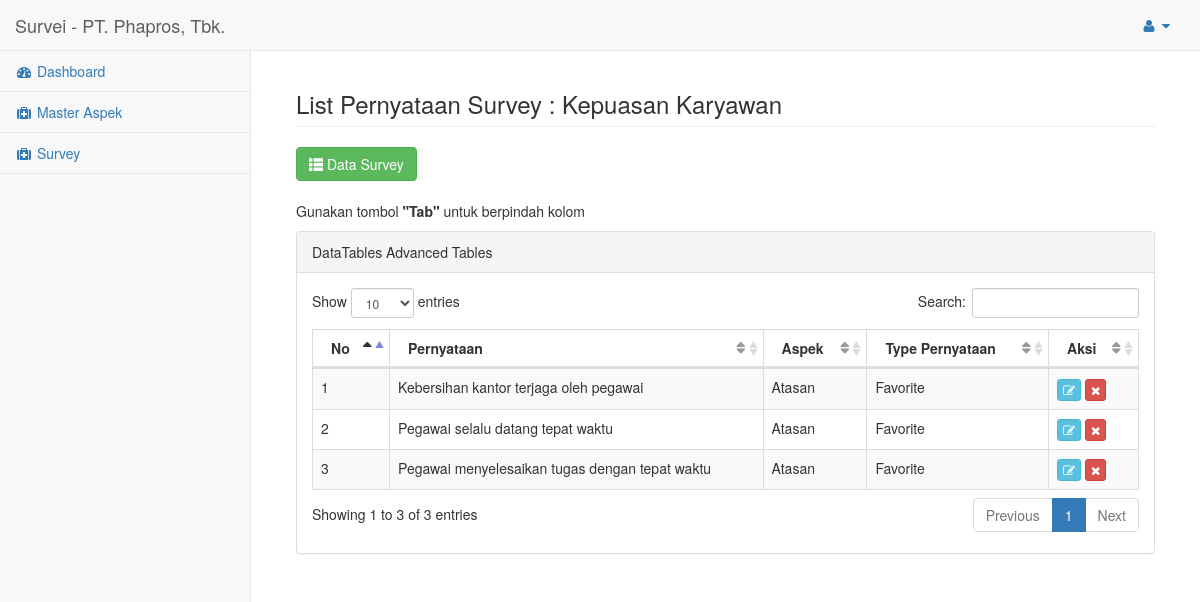
The page /index.php?page=survey&act=listpernyataan&id=SV0008 (signed in) on the database its author committed.
### tables this page shows
CREATE TABLE IF NOT EXISTS `survey` (
  `id_survey` int(50) NOT NULL AUTO_INCREMENT,
  `kd_survey` varchar(50) NOT NULL,
  `aspek` varchar(50) NOT NULL,
  `nama_survey` varchar(100) NOT NULL,
  `tgl_mulai` date NOT NULL,
  `tgl_selesai` date NOT NULL,
  `jml_option` int(50) NOT NULL,
  `type_option` varchar(50) NOT NULL,
  `kepada` text NOT NULL,
  `tgl_input` timestamp NOT NULL DEFAULT CURRENT_TIMESTAMP ON UPDATE CURRENT_TIMESTAMP,
  PRIMARY KEY (`id_survey`)
);

CREATE TABLE IF NOT EXISTS `m_pernyataan` (
  `id_pernyataan` int(50) NOT NULL AUTO_INCREMENT,
  `type_pernyataan` varchar(50) NOT NULL,
  `pernyataan` text NOT NULL,
  PRIMARY KEY (`id_pernyataan`)
);

CREATE TABLE IF NOT EXISTS `temp` (
  `id_temp` int(50) NOT NULL AUTO_INCREMENT,
  `kd_survey` varchar(50) NOT NULL,
  `nama_aspek` varchar(50) NOT NULL,
  `id_soal` int(50) NOT NULL,
  `option1` int(100) DEFAULT NULL,
  `option2` int(100) DEFAULT NULL,
  `option3` int(100) DEFAULT NULL,
  `option4` int(100) DEFAULT NULL,
  `scoring` int(100) DEFAULT NULL,
  PRIMARY KEY (`id_temp`)
);

### modul/mod_survey/survey.php (the view, shortened to what this page needs)
<?php
function listpernyataan() {
	include "config/koneksi.php";
	$kd_survey = $_GET['id'];
	$sql1 	= mysqli_query($DBcon, "SELECT * FROM survey WHERE 	kd_survey = '$kd_survey' ");
	$result1 = $sql1->fetch_assoc();
	$val = null;
	$val.=' <div class="row">
	<div class="col-lg-12">
		<h3 class="page-header">List Pernyataan Survey : '.$result1['nama_survey'].'</h3>
		<a href="index.php?page='.$_GET['page'].'" class="btn btn-success"><span class="glyphicon glyphicon-th-list" aria-hidden="true"></span> Data Survey</a>
		<br><br>
		<p>Gunakan tombol <strong>"Tab"</strong> untuk berpindah kolom</p>
	</div>
        <div class="col-lg-12">
            <div class="panel panel-default">
                <div class="panel-heading">
                    DataTables Advanced Tables
                </div>
                <div class="panel-body">
                    <table width="100%" class="table table-striped table-bordered table-hover" id="dataTables-example">
                        <thead>
                            <tr>
                                <th>No</th>
                                <th>Pernyataan</th>
                                <th>Aspek</th>
                                <th>Type Pernyataan</th>
                                <th>Aksi</th>
                            </tr>
                        </thead>
                        <tbody>';
                        $i = 1;
						$q 	= mysqli_query($DBcon, "SELECT m_pernyataan.id_pernyataan,m_pernyataan.pernyataan,m_pernyataan.type_pernyataan,temp.nama_aspek FROM m_pernyataan JOIN temp ON m_pernyataan.id_pernyataan = temp.id_soal WHERE temp.kd_survey = '$kd_survey'");
						while ($show = $q->fetch_assoc()) {
                            $val.='
                            	<tr class="odd gradeX">
	                                <td>'.$i.'</td>
	                                <td>'.$show['pernyataan'].'</td>
	                                <td>'.$show['nama_aspek'].'</td>
	                                <td>'.$show['type_pernyataan'].'</td>
	                                <td class="center">
										<a href="?page='.$_GET['page'].'&act=edit_pernyataan&id='.$show['id_pernyataan'].'" title="Edit" class="btn btn-info btn-xs"><i class="fa fa-edit"></i></a>
										<a href="?page='.$_GET['page'].'&act=delete_pernyataan&id_survey='.$kd_survey.'&id='.$show['id_pernyataan'].'" title="Delete" class="btn btn-danger btn-xs" ><i onclick="return confirm(\'Anda Yakin Akan Menghapus\')" class="fa fa-times"></i></a>
	                                </td>
                            	</tr>';
                            $i++;
                        	}
                            $val.='</tbody>
                    </table>
                </div>
            </div>
        </div>';
	return $val;
}
if(!@$_GET['act']) {
	echo grid();
} elseif ($_GET['act'] == 'tambah') {
	echo add();
} elseif ($_GET['act'] == 'edit') {
	echo edit();
} elseif ($_GET['act'] == 'detail') {
	echo detail();
} elseif ($_GET['act'] == 'addpernyataan') {
	echo addpernyataan();
} elseif ($_GET['act'] == 'pilihaspek') {
	echo pilihaspek();
} elseif ($_GET['act'] == 'typesoal') {
	echo typesoal();
} elseif ($_GET['act'] == 'delete') {
	echo delete();
} elseif ($_GET['act'] == 'listpernyataan') {
	echo listpernyataan();
} elseif ($_GET['act'] == 'edit_pernyataan') {
	echo edit_pernyataan();
} elseif ($_GET['act'] == 'delete_pernyataan') {
	echo delete_pernyataan();
}
?>

### index.php (shortened to what this page needs)
<?php
require_once('engine/engine.php');
if (empty ($_SESSION["username"]) and empty ($_SESSION["password"])) {
        if (empty ($_POST["proses"])) {
			require_once('login.php');
			echo form_login ();
		}
        elseif ($_POST["proses"]=="login") {
			require_once('login.php');
			cek_login ();
        }
		else {
			require_once('login.php');
			echo form_login ();
		}
	}
	else {
		if ($_SESSION["level"] == "admin") {
			require_once 'view.php';
		}else{
			require_once('engine/engine.php');
			require_once 'pegawai.php';
		}
}
?>

### view.php (shortened to what this page needs)
<!DOCTYPE html>
<html lang="en">
<head>
    <link href="assets/vendor/bootstrap/css/bootstrap.min.css" rel="stylesheet">
    <link href="assets/vendor/metisMenu/metisMenu.min.css" rel="stylesheet">
    <link href="assets/dist/css/sb-admin-2.css" rel="stylesheet">
    <link href="assets/radio-button.css" rel="stylesheet">
    <link href="assets/vendor/font-awesome/css/font-awesome.min.css" rel="stylesheet" type="text/css">
    <link href="assets/js/jquery-ui.css" rel="stylesheet" type="text/css">
    <link rel="assets/stylesheet" href="dist2/fastselect.min.css">
    <link href="assets/vendor/datatables-plugins/dataTables.bootstrap.css" rel="stylesheet">
    <link href="assets/vendor/datatables-responsive/dataTables.responsive.css" rel="stylesheet">
</head>
<body>
    <div id="wrapper">
        <nav class="navbar navbar-default navbar-static-top" role="navigation" style="margin-bottom: 0">
            <div class="navbar-header">
                <a class="navbar-brand" href="index.php">Survei - PT. Phapros, Tbk.</a>
            </div>
            <ul class="nav navbar-top-links navbar-right">
                <li class="dropdown">
                    <a class="dropdown-toggle" data-toggle="dropdown" href="#">
                        <i class="fa fa-user fa-fw"></i> <i class="fa fa-caret-down"></i>
                    </a>
                </li>
            </ul>
            <div class="navbar-default sidebar" role="navigation">
                <div class="sidebar-nav navbar-collapse">
                    <ul class="nav" id="side-menu">
                        <li><a href="index.php"><i class="fa fa-dashboard fa-fw"></i> Dashboard</a></li>
                        <li><a href="index.php?page=aspek"><i class="fa fa-medkit fa-fw"></i> Master Aspek</a></li>
                        <li><a href="index.php?page=survey"><i class="fa fa-medkit fa-fw"></i> Survey</a></li>
                    </ul>
                </div>
            </div>
        </nav>
        <div id="page-wrapper">
            <div class="container-fluid">
                <?php echo main(); ?>
            </div>
        </div>
    </div>
</div>
</body>
</html>

### engine/engine.php (shortened to what this page needs)
<?php
function main() {
  $page = isset($_GET['page']) ? $_GET['page'] : null;
  if (empty($page) or $page=='beranda' or $page=='home') {
	require_once 'modul/home.php';
  } elseif ($page == 'aspek') {
    require_once 'modul/mod_aspek/aspek.php';
  } elseif ($page == 'survey') {
    require_once 'modul/mod_survey/survey.php';
  }
}
?>

### rows shown on the page
survey: nama_survey "Kepuasan Karyawan"
m_pernyataan: pernyataan "Kebersihan kantor terjaga oleh pegawai", temp.nama_aspek "Atasan", type_pernyataan "Favorite"
m_pernyataan: pernyataan "Pegawai selalu datang tepat waktu", temp.nama_aspek "Atasan", type_pernyataan "Favorite"
m_pernyataan: pernyataan "Pegawai menyelesaikan tugas dengan tepat waktu", temp.nama_aspek "Atasan", type_pernyataan "Favorite"
